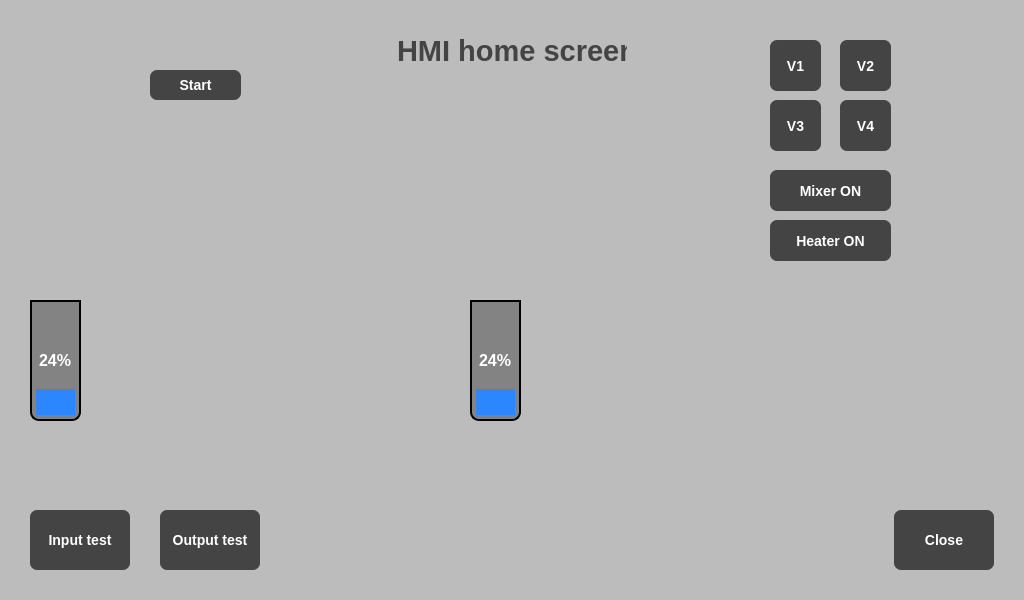
<?xml version="1.0" encoding="UTF-8"?>
<ui version="4.0">
 <class>MainWindow</class>
 <widget class="QMainWindow" name="MainWindow">
  <property name="geometry">
   <rect>
    <x>0</x>
    <y>0</y>
    <width>1024</width>
    <height>600</height>
   </rect>
  </property>
  <property name="windowTitle">
   <string>MainWindow</string>
  </property>
  <property name="styleSheet">
   <string notr="true">#MainWindow{
	background-color:rgb(188, 188, 188);
}</string>
  </property>
  <widget class="QWidget" name="centralWidget">
   <property name="styleSheet">
    <string notr="true"/>
   </property>
   <widget class="QStackedWidget" name="mainScreen">
    <property name="geometry">
     <rect>
      <x>0</x>
      <y>0</y>
      <width>1024</width>
      <height>600</height>
     </rect>
    </property>
    <property name="styleSheet">
     <string notr="true">#homeScreen{
	background: rgb(188, 188, 188);
}
#infoLabel{
	color: rgb(68, 68, 68);
}
QPushButton{
	outline : 0px;
	font: bold 14px;
	color: white;
	background: rgb(68, 68, 68);
	border-radius: 7px;
}

QPushButton:pressed{ 
	background:rgb(134, 134, 134) ;
}</string>
    </property>
    <widget class="QWidget" name="homeScreen">
     <widget class="QPushButton" name="inputTestButton">
      <property name="geometry">
       <rect>
        <x>30</x>
        <y>510</y>
        <width>100</width>
        <height>60</height>
       </rect>
      </property>
      <property name="text">
       <string>Input test</string>
      </property>
     </widget>
     <widget class="QPushButton" name="outputTestButton">
      <property name="geometry">
       <rect>
        <x>160</x>
        <y>510</y>
        <width>100</width>
        <height>60</height>
       </rect>
      </property>
      <property name="text">
       <string>Output test</string>
      </property>
     </widget>
     <widget class="QPushButton" name="closeButton">
      <property name="geometry">
       <rect>
        <x>894</x>
        <y>510</y>
        <width>100</width>
        <height>60</height>
       </rect>
      </property>
      <property name="text">
       <string>Close</string>
      </property>
     </widget>
     <widget class="QLabel" name="infoLabel">
      <property name="geometry">
       <rect>
        <x>397</x>
        <y>30</y>
        <width>230</width>
        <height>41</height>
       </rect>
      </property>
      <property name="font">
       <font>
        <pointsize>22</pointsize>
        <weight>75</weight>
        <italic>false</italic>
        <bold>true</bold>
       </font>
      </property>
      <property name="text">
       <string>HMI home screen</string>
      </property>
     </widget>
     <widget class="QLabel" name="tank1_img">
      <property name="geometry">
       <rect>
        <x>122</x>
        <y>225</y>
        <width>171</width>
        <height>241</height>
       </rect>
      </property>
      <property name="styleSheet">
       <string notr="true">image:url(&quot;:/tank/tank2.png&quot;);</string>
      </property>
      <property name="text">
       <string/>
      </property>
     </widget>
     <widget class="QLabel" name="tank2_img">
      <property name="geometry">
       <rect>
        <x>516</x>
        <y>249</y>
        <width>251</width>
        <height>201</height>
       </rect>
      </property>
      <property name="styleSheet">
       <string notr="true">image:url(&quot;:/tank/tank1.png&quot;);</string>
      </property>
      <property name="text">
       <string/>
      </property>
     </widget>
     <widget class="QLabel" name="pipe6_img">
      <property name="geometry">
       <rect>
        <x>412</x>
        <y>215</y>
        <width>141</width>
        <height>21</height>
       </rect>
      </property>
      <property name="styleSheet">
       <string notr="true">image:url(&quot;:/pipe/pipeLd.png&quot;);</string>
      </property>
      <property name="text">
       <string/>
      </property>
     </widget>
     <widget class="QLabel" name="pipe7_img">
      <property name="geometry">
       <rect>
        <x>498</x>
        <y>215</y>
        <width>141</width>
        <height>21</height>
       </rect>
      </property>
      <property name="styleSheet">
       <string notr="true">image:url(&quot;:/pipe/pipeLd.png&quot;);</string>
      </property>
      <property name="text">
       <string/>
      </property>
     </widget>
     <widget class="QLabel" name="pipe8_img">
      <property name="geometry">
       <rect>
        <x>606</x>
        <y>210</y>
        <width>61</width>
        <height>41</height>
       </rect>
      </property>
      <property name="styleSheet">
       <string notr="true">image:url(&quot;:/pipe/pipeLeftBottom.png&quot;);</string>
      </property>
      <property name="text">
       <string/>
      </property>
     </widget>
     <widget class="QLabel" name="heaterOFF_img">
      <property name="geometry">
       <rect>
        <x>592</x>
        <y>336</y>
        <width>101</width>
        <height>81</height>
       </rect>
      </property>
      <property name="styleSheet">
       <string notr="true">image:url(&quot;:/heater/heaterOFF.png&quot;);</string>
      </property>
      <property name="text">
       <string/>
      </property>
     </widget>
     <widget class="QLabel" name="valveOFF3_img">
      <property name="geometry">
       <rect>
        <x>285</x>
        <y>321</y>
        <width>106</width>
        <height>68</height>
       </rect>
      </property>
      <property name="styleSheet">
       <string notr="true">image:url(&quot;:/valve/valveTopOFF.png&quot;);</string>
      </property>
      <property name="text">
       <string/>
      </property>
     </widget>
     <widget class="QLabel" name="valveOFF4_img">
      <property name="geometry">
       <rect>
        <x>710</x>
        <y>332</y>
        <width>106</width>
        <height>68</height>
       </rect>
      </property>
      <property name="styleSheet">
       <string notr="true">image:url(&quot;:/valve/valveTopOFF.png&quot;);</string>
      </property>
      <property name="text">
       <string/>
      </property>
     </widget>
     <widget class="QLabel" name="pipe2_img">
      <property name="geometry">
       <rect>
        <x>280</x>
        <y>250</y>
        <width>61</width>
        <height>41</height>
       </rect>
      </property>
      <property name="styleSheet">
       <string notr="true">image:url(&quot;:/pipe/pipeLeftTop.png&quot;);</string>
      </property>
      <property name="text">
       <string/>
      </property>
     </widget>
     <widget class="QLabel" name="pipe1_img">
      <property name="geometry">
       <rect>
        <x>73</x>
        <y>250</y>
        <width>61</width>
        <height>41</height>
       </rect>
      </property>
      <property name="styleSheet">
       <string notr="true">image:url(&quot;:/pipe/pipeRightTop.png&quot;);</string>
      </property>
      <property name="text">
       <string/>
      </property>
     </widget>
     <widget class="QLabel" name="valveOFF1_img">
      <property name="geometry">
       <rect>
        <x>21</x>
        <y>151</y>
        <width>121</width>
        <height>101</height>
       </rect>
      </property>
      <property name="styleSheet">
       <string notr="true">image:url(&quot;:/valve/valveLeftOFF.png&quot;);</string>
      </property>
      <property name="text">
       <string/>
      </property>
     </widget>
     <widget class="QLabel" name="valveOFF2_img">
      <property name="geometry">
       <rect>
        <x>273</x>
        <y>151</y>
        <width>121</width>
        <height>101</height>
       </rect>
      </property>
      <property name="styleSheet">
       <string notr="true">image:url(&quot;:/valve/valveRightOFF.png&quot;);</string>
      </property>
      <property name="text">
       <string/>
      </property>
     </widget>
     <widget class="QLabel" name="mixerOFF_img">
      <property name="geometry">
       <rect>
        <x>172</x>
        <y>255</y>
        <width>71</width>
        <height>131</height>
       </rect>
      </property>
      <property name="styleSheet">
       <string notr="true">image:url(&quot;:/mixer/mixerOFF.png&quot;);</string>
      </property>
      <property name="text">
       <string/>
      </property>
     </widget>
     <widget class="QLabel" name="pipe3_img">
      <property name="geometry">
       <rect>
        <x>373</x>
        <y>346</y>
        <width>61</width>
        <height>41</height>
       </rect>
      </property>
      <property name="styleSheet">
       <string notr="true">image:url(&quot;:/pipe/pipeLeftTop.png&quot;);</string>
      </property>
      <property name="text">
       <string/>
      </property>
     </widget>
     <widget class="QLabel" name="pipe5_img">
      <property name="geometry">
       <rect>
        <x>383</x>
        <y>210</y>
        <width>61</width>
        <height>41</height>
       </rect>
      </property>
      <property name="styleSheet">
       <string notr="true">image:url(&quot;:/pipe/pipeRightBottom.png&quot;);</string>
      </property>
      <property name="text">
       <string/>
      </property>
     </widget>
     <widget class="QLabel" name="pipe4_img">
      <property name="geometry">
       <rect>
        <x>398</x>
        <y>229</y>
        <width>21</width>
        <height>141</height>
       </rect>
      </property>
      <property name="styleSheet">
       <string notr="true">image:url(&quot;:/pipe/pipeL.png&quot;);</string>
      </property>
      <property name="text">
       <string/>
      </property>
     </widget>
     <widget class="QLabel" name="mixerON1_img">
      <property name="geometry">
       <rect>
        <x>172</x>
        <y>255</y>
        <width>71</width>
        <height>131</height>
       </rect>
      </property>
      <property name="styleSheet">
       <string notr="true">image:url(&quot;:/mixer/mixerON1.png&quot;);</string>
      </property>
      <property name="text">
       <string/>
      </property>
     </widget>
     <widget class="QLabel" name="mixerON2_img">
      <property name="geometry">
       <rect>
        <x>172</x>
        <y>255</y>
        <width>71</width>
        <height>131</height>
       </rect>
      </property>
      <property name="styleSheet">
       <string notr="true">image:url(&quot;:/mixer/mixerON2.png&quot;);</string>
      </property>
      <property name="text">
       <string/>
      </property>
     </widget>
     <widget class="QLabel" name="heaterON_img">
      <property name="enabled">
       <bool>true</bool>
      </property>
      <property name="geometry">
       <rect>
        <x>592</x>
        <y>336</y>
        <width>101</width>
        <height>81</height>
       </rect>
      </property>
      <property name="styleSheet">
       <string notr="true">image:url(&quot;:/heater/heaterON.png&quot;);</string>
      </property>
      <property name="text">
       <string/>
      </property>
     </widget>
     <widget class="QLabel" name="valveON4_img">
      <property name="geometry">
       <rect>
        <x>710</x>
        <y>332</y>
        <width>106</width>
        <height>68</height>
       </rect>
      </property>
      <property name="styleSheet">
       <string notr="true">image:url(&quot;:/valve/valveTopON.png&quot;);</string>
      </property>
      <property name="text">
       <string/>
      </property>
     </widget>
     <widget class="QLabel" name="valveON3_img">
      <property name="geometry">
       <rect>
        <x>285</x>
        <y>321</y>
        <width>106</width>
        <height>68</height>
       </rect>
      </property>
      <property name="styleSheet">
       <string notr="true">image:url(&quot;:/valve/valveTopON.png&quot;);</string>
      </property>
      <property name="text">
       <string/>
      </property>
     </widget>
     <widget class="QLabel" name="valveON2_img">
      <property name="geometry">
       <rect>
        <x>273</x>
        <y>151</y>
        <width>121</width>
        <height>101</height>
       </rect>
      </property>
      <property name="styleSheet">
       <string notr="true">image:url(&quot;:/valve/valveRightON.png&quot;);</string>
      </property>
      <property name="text">
       <string/>
      </property>
     </widget>
     <widget class="QLabel" name="valveON1_img">
      <property name="geometry">
       <rect>
        <x>20</x>
        <y>151</y>
        <width>122</width>
        <height>101</height>
       </rect>
      </property>
      <property name="styleSheet">
       <string notr="true">image:url(&quot;:/valve/valveLeftON.png&quot;);</string>
      </property>
      <property name="text">
       <string/>
      </property>
     </widget>
     <widget class="QPushButton" name="V1Button">
      <property name="geometry">
       <rect>
        <x>770</x>
        <y>40</y>
        <width>51</width>
        <height>51</height>
       </rect>
      </property>
      <property name="text">
       <string>V1</string>
      </property>
     </widget>
     <widget class="QPushButton" name="V2Button">
      <property name="geometry">
       <rect>
        <x>840</x>
        <y>40</y>
        <width>51</width>
        <height>51</height>
       </rect>
      </property>
      <property name="text">
       <string>V2</string>
      </property>
     </widget>
     <widget class="QPushButton" name="V3Button">
      <property name="geometry">
       <rect>
        <x>770</x>
        <y>100</y>
        <width>51</width>
        <height>51</height>
       </rect>
      </property>
      <property name="text">
       <string>V3</string>
      </property>
     </widget>
     <widget class="QPushButton" name="V4Button">
      <property name="geometry">
       <rect>
        <x>840</x>
        <y>100</y>
        <width>51</width>
        <height>51</height>
       </rect>
      </property>
      <property name="text">
       <string>V4</string>
      </property>
     </widget>
     <widget class="QPushButton" name="heaterONButton">
      <property name="geometry">
       <rect>
        <x>770</x>
        <y>220</y>
        <width>121</width>
        <height>41</height>
       </rect>
      </property>
      <property name="text">
       <string>Heater ON</string>
      </property>
     </widget>
     <widget class="QPushButton" name="mixerONButton">
      <property name="geometry">
       <rect>
        <x>770</x>
        <y>170</y>
        <width>121</width>
        <height>41</height>
       </rect>
      </property>
      <property name="text">
       <string>Mixer ON</string>
      </property>
     </widget>
     <widget class="QProgressBar" name="levelProggresBar1">
      <property name="geometry">
       <rect>
        <x>30</x>
        <y>300</y>
        <width>51</width>
        <height>121</height>
       </rect>
      </property>
      <property name="styleSheet">
       <string notr="true">QProgressBar
{
border: 2px solid black;
border-bottom-right-radius: 9px;
border-bottom-left-radius: 9px;
background-color:rgb(131, 131, 131);
color: white;
font: bold 16px;
padding: 4px
}
QProgressBar::chunk 
{
background-color: rgb(44, 135, 255);
height: 1px;
} 

</string>
      </property>
      <property name="value">
       <number>24</number>
      </property>
      <property name="alignment">
       <set>Qt::AlignCenter</set>
      </property>
      <property name="textVisible">
       <bool>true</bool>
      </property>
      <property name="orientation">
       <enum>Qt::Vertical</enum>
      </property>
     </widget>
     <widget class="QLabel" name="sensorON3_img">
      <property name="geometry">
       <rect>
        <x>520</x>
        <y>390</y>
        <width>61</width>
        <height>41</height>
       </rect>
      </property>
      <property name="styleSheet">
       <string notr="true">image:url(&quot;:/sensor/sensorRightON.png&quot;);</string>
      </property>
      <property name="text">
       <string/>
      </property>
     </widget>
     <widget class="QLabel" name="sensorON2_img">
      <property name="geometry">
       <rect>
        <x>80</x>
        <y>380</y>
        <width>61</width>
        <height>41</height>
       </rect>
      </property>
      <property name="styleSheet">
       <string notr="true">image:url(&quot;:/sensor/sensorRightON.png&quot;);</string>
      </property>
      <property name="text">
       <string/>
      </property>
     </widget>
     <widget class="QLabel" name="sensorON1_img">
      <property name="geometry">
       <rect>
        <x>80</x>
        <y>300</y>
        <width>61</width>
        <height>41</height>
       </rect>
      </property>
      <property name="styleSheet">
       <string notr="true">image:url(&quot;:/sensor/sensorRightON.png&quot;);</string>
      </property>
      <property name="text">
       <string/>
      </property>
     </widget>
     <widget class="QLabel" name="sensorOFF2_img">
      <property name="geometry">
       <rect>
        <x>80</x>
        <y>380</y>
        <width>61</width>
        <height>41</height>
       </rect>
      </property>
      <property name="styleSheet">
       <string notr="true">image:url(&quot;:/sensor/sensorRightOFF.png&quot;);</string>
      </property>
      <property name="text">
       <string/>
      </property>
     </widget>
     <widget class="QLabel" name="sensorOFF1_img">
      <property name="geometry">
       <rect>
        <x>80</x>
        <y>300</y>
        <width>61</width>
        <height>41</height>
       </rect>
      </property>
      <property name="styleSheet">
       <string notr="true">image:url(&quot;:/sensor/sensorRightOFF.png&quot;);</string>
      </property>
      <property name="text">
       <string/>
      </property>
     </widget>
     <widget class="QLabel" name="sensorOFF3_img">
      <property name="geometry">
       <rect>
        <x>520</x>
        <y>390</y>
        <width>61</width>
        <height>41</height>
       </rect>
      </property>
      <property name="styleSheet">
       <string notr="true">image:url(&quot;:/sensor/sensorRightOFF.png&quot;);</string>
      </property>
      <property name="text">
       <string/>
      </property>
     </widget>
     <widget class="QProgressBar" name="levelProggresBar2">
      <property name="geometry">
       <rect>
        <x>470</x>
        <y>300</y>
        <width>51</width>
        <height>121</height>
       </rect>
      </property>
      <property name="styleSheet">
       <string notr="true">QProgressBar
{
border: 2px solid black;
border-bottom-right-radius: 9px;
border-bottom-left-radius: 9px;
background-color:rgb(131, 131, 131);
color: white;
font: bold 16px;
padding: 4px
}
QProgressBar::chunk 
{
background-color: rgb(44, 135, 255);
height: 1px;
} 

</string>
      </property>
      <property name="value">
       <number>24</number>
      </property>
      <property name="alignment">
       <set>Qt::AlignCenter</set>
      </property>
      <property name="textVisible">
       <bool>true</bool>
      </property>
      <property name="orientation">
       <enum>Qt::Vertical</enum>
      </property>
     </widget>
     <widget class="QPushButton" name="startButton">
      <property name="geometry">
       <rect>
        <x>150</x>
        <y>70</y>
        <width>91</width>
        <height>30</height>
       </rect>
      </property>
      <property name="text">
       <string>Start</string>
      </property>
     </widget>
     <zorder>sensorOFF1_img</zorder>
     <zorder>sensorOFF2_img</zorder>
     <zorder>sensorOFF3_img</zorder>
     <zorder>pipe4_img</zorder>
     <zorder>inputTestButton</zorder>
     <zorder>outputTestButton</zorder>
     <zorder>closeButton</zorder>
     <zorder>infoLabel</zorder>
     <zorder>tank1_img</zorder>
     <zorder>tank2_img</zorder>
     <zorder>pipe6_img</zorder>
     <zorder>pipe7_img</zorder>
     <zorder>pipe8_img</zorder>
     <zorder>heaterOFF_img</zorder>
     <zorder>valveOFF3_img</zorder>
     <zorder>valveOFF4_img</zorder>
     <zorder>pipe2_img</zorder>
     <zorder>pipe1_img</zorder>
     <zorder>valveOFF1_img</zorder>
     <zorder>valveOFF2_img</zorder>
     <zorder>mixerOFF_img</zorder>
     <zorder>pipe3_img</zorder>
     <zorder>pipe5_img</zorder>
     <zorder>mixerON1_img</zorder>
     <zorder>mixerON2_img</zorder>
     <zorder>heaterON_img</zorder>
     <zorder>valveON4_img</zorder>
     <zorder>valveON3_img</zorder>
     <zorder>valveON2_img</zorder>
     <zorder>valveON1_img</zorder>
     <zorder>V1Button</zorder>
     <zorder>V2Button</zorder>
     <zorder>V3Button</zorder>
     <zorder>V4Button</zorder>
     <zorder>heaterONButton</zorder>
     <zorder>mixerONButton</zorder>
     <zorder>levelProggresBar1</zorder>
     <zorder>sensorON3_img</zorder>
     <zorder>sensorON2_img</zorder>
     <zorder>sensorON1_img</zorder>
     <zorder>levelProggresBar2</zorder>
     <zorder>startButton</zorder>
    </widget>
    <widget class="QWidget" name="page_2"/>
   </widget>
  </widget>
 </widget>
 <layoutdefault spacing="6" margin="11"/>
 <resources/>
 <connections/>
</ui>
